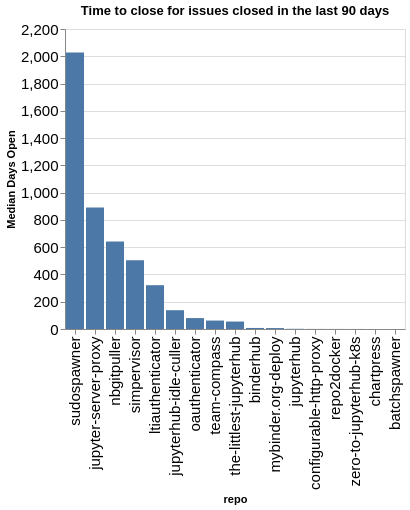

Notebook code for this chart:
### Code cell
time_open = closed.groupby(['org', 'repo']).agg({'time_open': 'median'}).reset_index()
time_open['time_open'] = time_open['time_open'] / (60 * 60 * 24)
time_open['org/repo'] = time_open.apply(lambda a: a['org'] + '/' + a['repo'], axis=1)
sorted_vals = time_open.sort_values(['org', 'time_open'], ascending=False)['repo'].values
alt.Chart(data=time_open, title=f"Time to close for issues closed in the last {n_days} days").mark_bar().encode(
    x=alt.X('repo', sort=alt.Sort(sorted_vals.tolist())),
    y=alt.Y('time_open', title="Median Days Open"),
)

### Figure 1 — Vega-Lite specification as saved in the notebook (floating-point values rounded to 4 significant figures)
{"config": {"axisLeft": {"labelFontSize": 15}, "axisBottom": {"labelFontSize": 15}}, "data": {"name": "data-97d4fea54d7268a20edd773e21cc9373"}, "mark": {"type": "bar"}, "encoding": {"x": {"field": "repo", "sort": ["sudospawner", "jupyter-server-proxy", "nbgitpuller", "simpervisor", "ltiauthenticator", "jupyterhub-idle-culler", "oauthenticator", "team-compass", "the-littlest-jupyterhub", "binderhub", "mybinder.org-deploy", "jupyterhub", "configurable-http-proxy", "repo2docker", "zero-to-jupyterhub-k8s", "chartpress", "batchspawner"], "type": "nominal"}, "y": {"field": "time_open", "title": "Median Days Open", "type": "quantitative"}}, "title": "Time to close for issues closed in the last 90 days", "$schema": "https://vega.github.io/schema/vega-lite/v5.20.1.json", "datasets": {"data-97d4fea54d7268a20edd773e21cc9373": [{"org": "jupyterhub", "repo": "batchspawner", "time_open": 0.00309, "org/repo": "jupyterhub/batchspawner"}, {"org": "jupyterhub", "repo": "binderhub", "time_open": 7.614, "org/repo": "jupyterhub/binderhub"}, {"org": "jupyterhub", "repo": "chartpress", "time_open": 0.03757, "org/repo": "jupyterhub/chartpress"}, {"org": "jupyterhub", "repo": "configurable-http-proxy", "time_open": 0.571, "org/repo": "jupyterhub/configurable-http-proxy"}, {"org": "jupyterhub", "repo": "jupyter-server-proxy", "time_open": 891.7, "org/repo": "jupyterhub/jupyter-server-proxy"}, {"org": "jupyterhub", "repo": "jupyterhub", "time_open": 1.4, "org/repo": "jupyterhub/jupyterhub"}, {"org": "jupyterhub", "repo": "jupyterhub-idle-culler", "time_open": 137.8, "org/repo": "jupyterhub/jupyterhub-idle-culler"}, {"org": "jupyterhub", "repo": "ltiauthenticator", "time_open": 321.3, "org/repo": "jupyterhub/ltiauthenticator"}, {"org": "jupyterhub", "repo": "mybinder.org-deploy", "time_open": 6.948, "org/repo": "jupyterhub/mybinder.org-deploy"}, {"org": "jupyterhub", "repo": "nbgitpuller", "time_open": 642.4, "org/repo": "jupyterhub/nbgitpuller"}, {"org": "jupyterhub", "repo": "oauthenticator", "time_open": 80.02, "org/repo": "jupyterhub/oauthenticator"}, {"org": "jupyterhub", "repo": "repo2docker", "time_open": 0.4217, "org/repo": "jupyterhub/repo2docker"}, {"org": "jupyterhub", "repo": "simpervisor", "time_open": 503.8, "org/repo": "jupyterhub/simpervisor"}, {"org": "jupyterhub", "repo": "sudospawner", "time_open": 2028.0, "org/repo": "jupyterhub/sudospawner"}, {"org": "jupyterhub", "repo": "team-compass", "time_open": 62.05, "org/repo": "jupyterhub/team-compass"}, {"org": "jupyterhub", "repo": "the-littlest-jupyterhub", "time_open": 54.74, "org/repo": "jupyterhub/the-littlest-jupyterhub"}, {"org": "jupyterhub", "repo": "zero-to-jupyterhub-k8s", "time_open": 0.3431, "org/repo": "jupyterhub/zero-to-jupyterhub-k8s"}]}}
